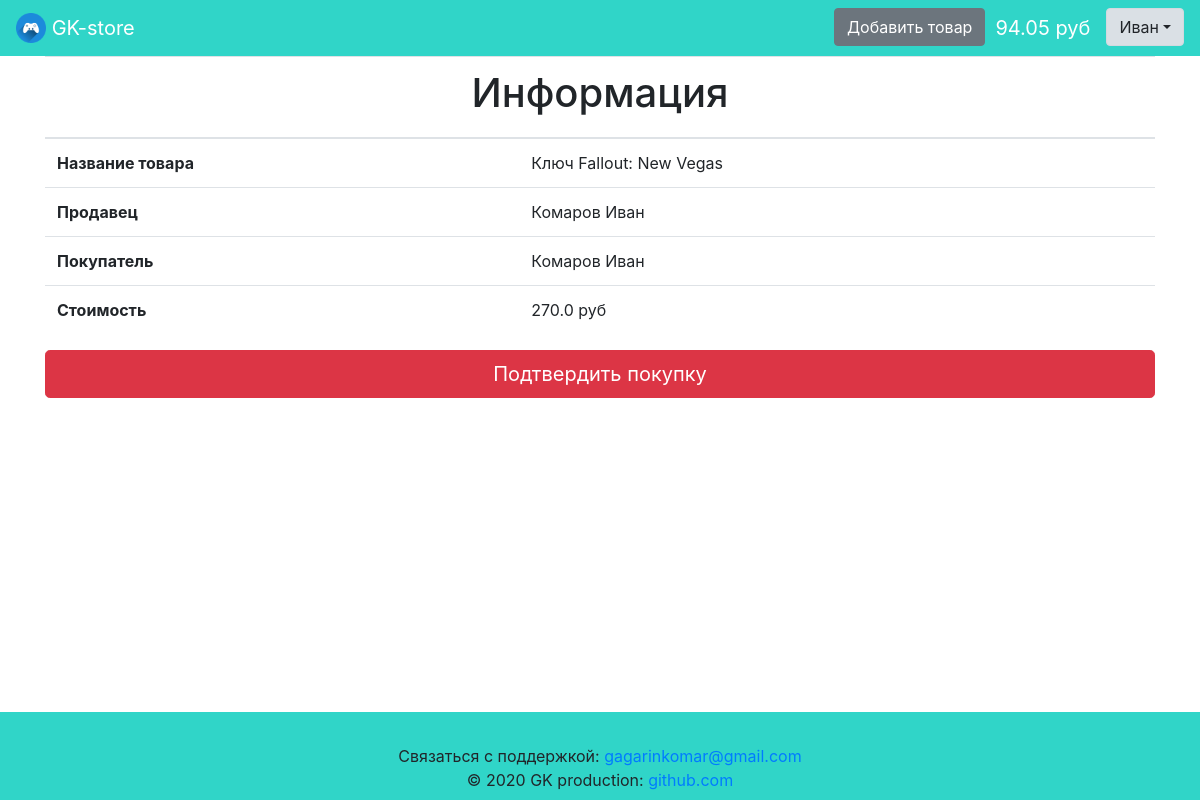
The page /transaction/3 (signed in) on the database as committed earlier.
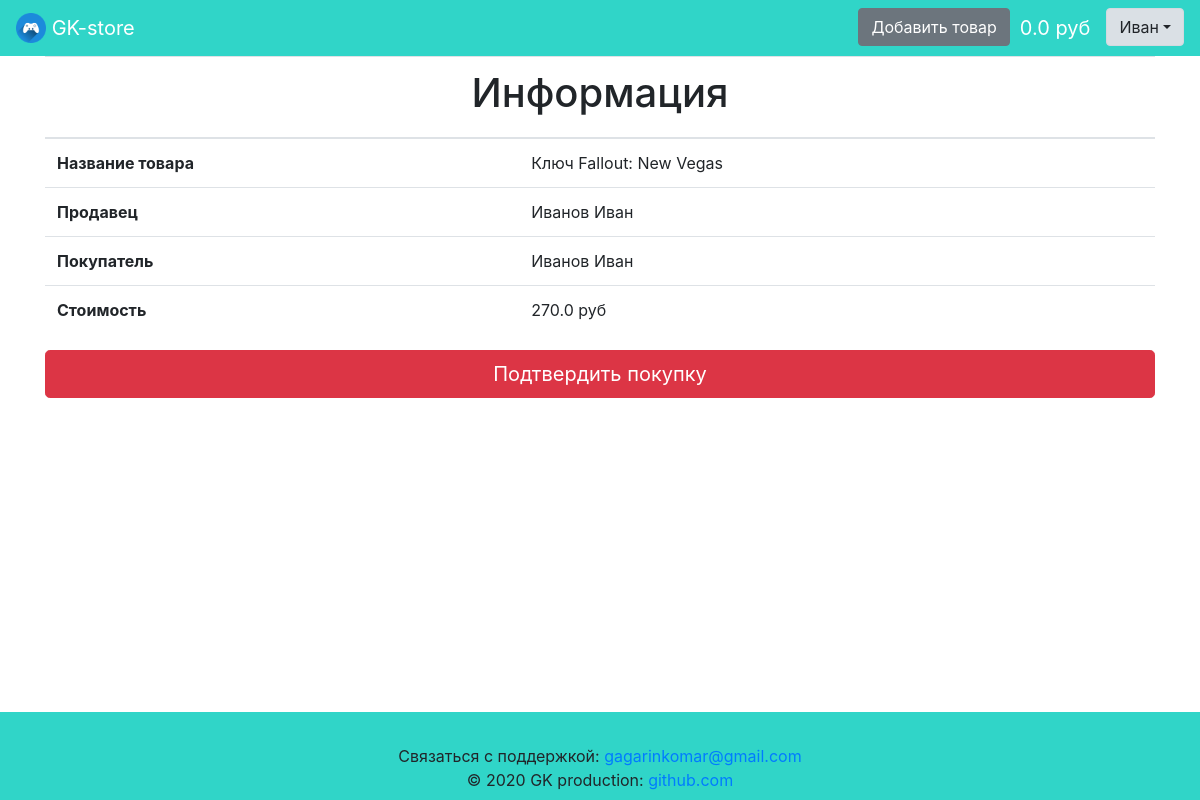
The same page on the database as committed later.
### data/users.py (models this page shows, shortened)
class User(SqlAlchemyBase, UserMixin, SerializerMixin):
    __tablename__ = 'users'
    id = sqlalchemy.Column(sqlalchemy.Integer,
                           primary_key=True, autoincrement=True)
    name = sqlalchemy.Column(sqlalchemy.String)
    surname = sqlalchemy.Column(sqlalchemy.String, default='')
    about = sqlalchemy.Column(sqlalchemy.String,
                              default='Информация отсутствует.')
    phone_number = sqlalchemy.Column(sqlalchemy.String, default='Не указан.')
    email = sqlalchemy.Column(sqlalchemy.String, index=True, unique=True)
    balance = sqlalchemy.Column(sqlalchemy.Float, default=0)
    permission = sqlalchemy.Column(sqlalchemy.String)
    sum_rating = sqlalchemy.Column(sqlalchemy.Integer, default=0)
    count_rating = sqlalchemy.Column(sqlalchemy.Integer, default=0)
    hashed_password = sqlalchemy.Column(sqlalchemy.String)
    created_date = sqlalchemy.Column(sqlalchemy.DateTime,
                                     default=datetime.datetime.now)
    last_changed_date = sqlalchemy.Column(sqlalchemy.DateTime,
                                     default=datetime.datetime.now)
    avatar_source = sqlalchemy.Column(sqlalchemy.String,
                                      default='default_avatar.png')
    products = orm.relation('Product', back_populates='user')
    if permission == 'seller':
        transactions = orm.relation('Transaction', back_populates='seller')
    elif permission == 'buyer':
        transactions = orm.relation('Transaction', back_populates='buyer')

### app.py (the view, shortened to what this page needs)
@app.route('/transaction/<int:id>', methods=['GET', 'POST'])
@login_required
def transaction(id):
    session = db_session.create_session()
    product = session.query(Product).filter(Product.id == id).first()
    if not product.is_checked or product.is_sold:
        abort(404)
    return render_template('transaction.html', product=product)

### app.py (called while the page is built)
@login_manager.user_loader
def load_user(user_id):
    session = db_session.create_session()
    return session.query(User).get(user_id)

### data/db_session.py (called while the page is built)
def create_session() -> Session:
    global __factory
    return __factory()

### templates/transaction.html (shortened to what this page needs)
{% extends "base.html" %}
{% block content %}
<table class="table">
    <thead>
        <tr>
            <th colspan="2"><h1 align="center">Информация</h1></th>
        </tr>
    </thead>
    <tbody>
        <tr>
            <th>Название товара</th>
            <td>{{ product.title }}</td>
        </tr>
        <tr>
            <th>Продавец</th>
            <td>{% if product.user.surname %}{{ product.user.surname }} {% endif %}{{ product.user.name }}</td>
        </tr>
        <tr>
            <th>Покупатель</th>
            <td>{% if current_user.surname %}{{ current_user.surname }} {% endif %}{{ current_user.name }}</td>
        </tr>
        <tr>
            <th>Стоимость</th>
            <td>{{ product.price }} руб</td>
        </tr>
            {% if product.is_sold %}
        <tr>
            <th>Статус</th>
            <td>{{ product.transactions[0].status }}</td>
        </tr>
        <tr>
            <th>Дата</th>
            <td>{{ product.transactions[0].date.strftime('%H:%M %d.%m.%Y') }}</td>
        </tr>
        <tr>
            <th>Купленная информация</th>
            <td>{{ product.purchased_content }}</td>
        </tr>
    </tbody>
</table>
{% if current_user.permission == 'admin' %}
<p></p>
{% elif current_user.permission == 'seller' and product.transactions[0].estimate_buyer %}
<div class="rating-result">
    {% for i in range(product.transactions[0].estimate_buyer) %}
        <span class="active"></span>
    {% endfor %}
    {% for i in range(5 - product.transactions[0].estimate_buyer) %}
	    <span></span>
	{% endfor %}
</div>
{% elif current_user.permission == 'buyer' and product.transactions[0].estimate_seller %}
<div class="rating-result">
    {% for i in range(product.transactions[0].estimate_seller) %}
        <span class="active"></span>
    {% endfor %}
    {% for i in range(5 - product.transactions[0].estimate_seller) %}
	    <span></span>
	{% endfor %}
</div>
{% elif product.is_sold %}
<form method="POST" action="">
<div class="rating-area">
	<input type="radio" id="star-5" name="rating" value="5">
	<label for="star-5" title="Оценка «5»"></label>
	<input type="radio" id="star-4" name="rating" value="4">
	<label for="star-4" title="Оценка «4»"></label>
	<input type="radio" id="star-3" name="rating" value="3">
	<label for="star-3" title="Оценка «3»"></label>
	<input type="radio" id="star-2" name="rating" value="2">
	<label for="star-2" title="Оценка «2»"></label>
	<input type="radio" id="star-1" name="rating" value="1">
	<label for="star-1" title="Оценка «1»"></label>
</div>
    <div class="center">
        <button class="btn btn-warning" type="sumbit">Оценить</button>
    </div>
</form>
{% endif %}
            {% else %}
    </tbody>
</table>
<form method="POST" action="">
    <button class="btn btn-danger btn-lg btn-block" type="sumbit">Подтвердить покупку</button>
</form>
            {% endif %}
{% endblock %}

### templates/base.html (shortened to what this page needs)
<!doctype html>
<html lang="ru">
<head>
    {% block head %}
    <link rel="stylesheet"
          href="https://stackpath.bootstrapcdn.com/bootstrap/4.4.1/css/bootstrap.min.css"
>
    <link rel="stylesheet" type="text/css" href="{{ url_for('static', filename='css/style.css') }}" />
    {% endblock %}
</head>
<body>
<div class="wrapper">
    <div class="content">
        <header>
            <nav class="navbar navbar-dark navbar-expand" style="background-color: #30D5C8;">
                <a class="navbar-brand" href="/">
                    <img src="/static/img/logo.png" width="30" height="30" class="d-inline-block align-top" alt="">
                    GK-store
                </a>
                {% if current_user.is_authenticated %}
                    <p>
                        <ul class="navbar-nav ml-auto">
                        {% if current_user.permission == 'seller' %}
                            <li class="nav-item"><a href="/product" class="btn btn-secondary">Добавить товар</a></li>
                        {% endif %}
                        <li class="nav-item"><a class="navbar-brand padding-left" href="/balance">{{ current_user.balance|round(2) }} руб</a></li>
                        <li class="nav-item">
                            <div class="dropdown show">
                                <a class="btn btn-light dropdown-toggle"  data-toggle="dropdown">{{ current_user.name }}</a>
                            </div>
                        </li>
                        </ul>
                    </p>
                {% endif %}
            </nav>
        </header>
        <main role="main" class="container wrapper">
            {% block content %}{% endblock %}
        </main>
    </div>
    <div class="footer">
        <footer class="page-footer font-small pt-4" style="background-color: #30D5C8;">
            <div class="footer-copyright text-center py-2">
                Связаться с поддержкой:
                <a href="mailto:gagarinkomar@gmail.com?subject=Нужна помощь по GK-store">gagarinkomar@gmail.com</a><br>
                © 2020 GK production:
                <a href="https://github.com/gagarinkomar/">github.com</a>
            </div>
        </footer>
    </div>
</div>
</body>
</html>

Rows that differ between the two databases and show on the page:
changed User "Иван": balance "94.05" → "0.0"; user.surname "Комаров" → "Иванов"; surname "Комаров" → "Иванов"
